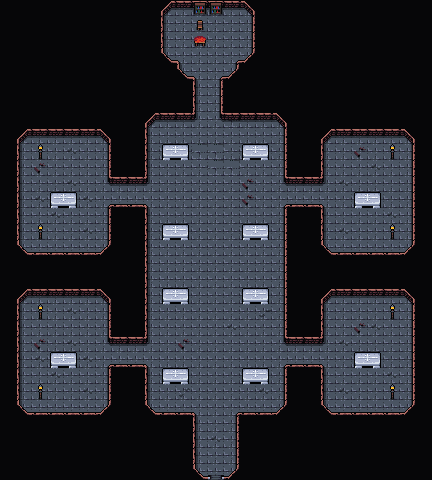

This is a level from a 2D game, rendered from its Tiled map with the project's own tilesets. A one-line summary and the map file follow, with tile-layer data summarised:
An orthogonal 27x30 tile map with 16x16 px tiles, 4 tile layers (Background, Floor, Clutter, Blood), 3 tilesets and 28 objects (13x dialog).

<map version="1.10" tiledversion="1.10.1" orientation="orthogonal" renderorder="right-down" width="27" height="30" tilewidth="16" tileheight="16" infinite="0" nextlayerid="8" nextobjectid="105">
 <editorsettings>
  <export target="wastetown..tmx" format="tmx" />
 </editorsettings>
 <properties>
  <property name="dungeonEffect" value="{&quot;startBattleWithCard&quot;: [ &quot;Legion's Landing&quot; ]}" />
 </properties>
 <tileset firstgid="1" source="../../tileset/main.tsx" />
 <tileset firstgid="10113" source="../../tileset/buildings.tsx" />
 <tileset firstgid="11905" source="../../tileset/dungeon/DarkAbbeyTiles.tsx" />
 <layer id="1" name="Background" width="27" height="30">
  <data>[810 cells, 742 non-empty, 5 distinct tile ids]</data>
 </layer>
 <layer id="2" name="Floor" width="27" height="30">
  <data>[810 cells, 517 non-empty, 16 distinct tile ids]</data>
 </layer>
 <layer id="3" name="Clutter" width="27" height="30">
  <properties>
   <property name="spriteLayer" type="bool" value="true" />
  </properties>
  <data>[810 cells, 126 non-empty, 23 distinct tile ids]</data>
 </layer>
 <layer id="7" name="Blood" width="27" height="30">
  <data>[810 cells, 2 non-empty, 2 distinct tile ids]</data>
 </layer>
 <objectgroup id="4" name="Objects">
  <!-- 28 objects omitted --></objectgroup>
</map>
<!-- 28 of 28 objects omitted -->
